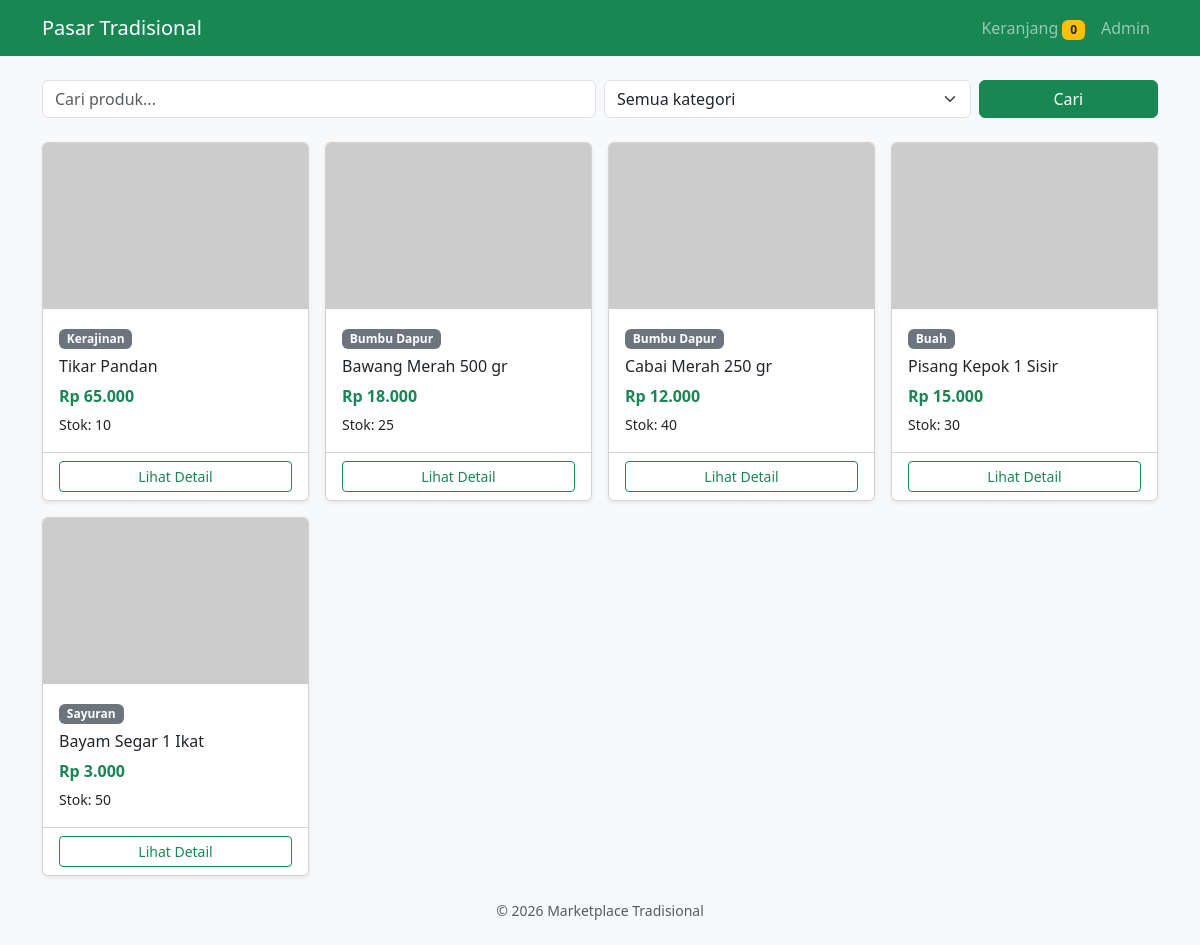
The page / on the database its author committed.
### tables this page shows
CREATE TABLE produk(
 id_produk INT AUTO_INCREMENT PRIMARY KEY, id_kategori INT NOT NULL, id_penjual INT NOT NULL,
 nama VARCHAR(120) NOT NULL, deskripsi TEXT, harga DECIMAL(12,2) NOT NULL CHECK(harga>=0),
 stok INT NOT NULL DEFAULT 0 CHECK(stok>=0), gambar VARCHAR(255),
 FOREIGN KEY(id_kategori) REFERENCES kategori(id_kategori) ON UPDATE CASCADE,
 FOREIGN KEY(id_penjual) REFERENCES pengguna(id_pengguna) ON UPDATE CASCADE);

CREATE TABLE kategori(
 id_kategori INT AUTO_INCREMENT PRIMARY KEY, nama_kategori VARCHAR(60) NOT NULL UNIQUE);

### config.php (called while the page is built, shortened)
<?php
function e($s){ return htmlspecialchars((string)$s, ENT_QUOTES, 'UTF-8'); }
function rp($n){ return 'Rp '.number_format($n,0,',','.'); }

### index.php (the view)
<?php require 'config.php'; include 'header.php';
$q=trim($_GET['q']??''); $k=(int)($_GET['k']??0); $like="%$q%";
$st=$db->prepare("SELECT p.*,k.nama_kategori FROM produk p JOIN kategori k ON k.id_kategori=p.id_kategori WHERE p.nama LIKE ? AND (?=0 OR p.id_kategori=?) ORDER BY p.id_produk DESC");
$st->bind_param('sii',$like,$k,$k); $st->execute(); $r=$st->get_result();
$kat=$db->query("SELECT * FROM kategori ORDER BY nama_kategori"); ?>
<form class="row g-2 mb-4"><div class="col-md-6"><input name="q" value="<?=e($q)?>" class="form-control" placeholder="Cari produk..."></div>
<div class="col-md-4"><select name="k" class="form-select"><option value="0">Semua kategori</option>
<?php while($c=$kat->fetch_assoc()): ?><option value="<?=$c['id_kategori']?>" <?=$k==$c['id_kategori']?'selected':''?>><?=e($c['nama_kategori'])?></option><?php endwhile; ?></select></div>
<div class="col-md-2"><button class="btn btn-success w-100">Cari</button></div></form>
<div class="row row-cols-1 row-cols-md-3 row-cols-lg-4 g-3">
<?php while($p=$r->fetch_assoc()): ?><div class="col"><div class="card h-100 shadow-sm">
<img src="<?=e($p['gambar']?:'https://placehold.co/400x250?text=Produk')?>" class="card-img-top" alt="">
<div class="card-body"><span class="badge bg-secondary"><?=e($p['nama_kategori'])?></span>
<h6 class="mt-2"><?=e($p['nama'])?></h6><p class="fw-bold text-success mb-1"><?=rp($p['harga'])?></p><small>Stok: <?=$p['stok']?></small></div>
<div class="card-footer bg-white"><a href="produk_detail.php?id=<?=$p['id_produk']?>" class="btn btn-outline-success btn-sm w-100">Lihat Detail</a></div>
</div></div><?php endwhile; if($r->num_rows==0) echo '<p class="text-muted">Produk tidak ditemukan.</p>'; ?></div>
<?php include 'footer.php'; ?>

### header.php (shortened to what this page needs)
<?php if(session_status()===PHP_SESSION_NONE) session_start(); $jml=array_sum($_SESSION['cart']??[]); ?>
<!doctype html><html lang="id"><head><meta charset="utf-8"><meta name="viewport" content="width=device-width,initial-scale=1">
<link href="https://cdn.jsdelivr.net/npm/bootstrap@5.3.3/dist/css/bootstrap.min.css" rel="stylesheet"></head><body class="bg-light">
<nav class="navbar navbar-expand navbar-dark bg-success mb-4"><div class="container">
<a class="navbar-brand" href="index.php">Pasar Tradisional</a>
<div class="navbar-nav ms-auto"><a class="nav-link" href="keranjang.php">Keranjang <span class="badge bg-warning text-dark"><?= $jml ?></span></a>
<a class="nav-link" href="admin/produk.php">Admin</a></div></div></nav><div class="container">

### footer.php
</div><footer class="text-center text-muted py-4 small">&copy; <?= date('Y') ?> Marketplace Tradisional</footer></body></html>

### rows shown on the page
produk: id_kategori.nama_kategori "Kerajinan", nama "Tikar Pandan", harga "Rp 65.000", stok "10"
produk: id_kategori.nama_kategori "Bumbu Dapur", nama "Bawang Merah 500 gr", harga "Rp 18.000", stok "25"
produk: id_kategori.nama_kategori "Bumbu Dapur", nama "Cabai Merah 250 gr", harga "Rp 12.000", stok "40"
produk: id_kategori.nama_kategori "Buah", nama "Pisang Kepok 1 Sisir", harga "Rp 15.000", stok "30"
produk: id_kategori.nama_kategori "Sayuran", nama "Bayam Segar 1 Ikat", harga "Rp 3.000", stok "50"

### other values the page prints
$jml "0"
